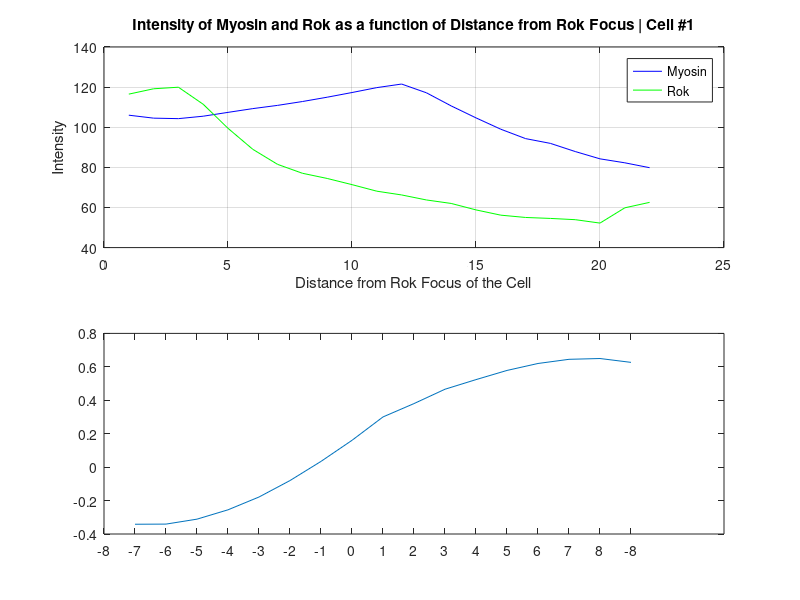

MATLAB code for this plot: (Note: this script raises an error after producing the figure.)
%% Here we try and get the Covariance as a function of the distance between maximas(basically we try and see whether the maximas in Pearson corelation correspond to the lag equal to the maximal distance
load('spn_rokxmyosin');
for cell_index=1:cell_number, %%which cell we are looking at


pcc_tick=8;

%%the average distance between maxima for each cell
   if (size(cell_rok(cell_index).mean,1) >25)
myo_pcc=cell_myosin(cell_index).mean(1:25,:);
rok_pcc=cell_rok(cell_index).mean(1:25,:);
   end

  if (size(cell_rok(cell_index).mean,1) <=25)
myo_pcc=cell_myosin(cell_index).mean(:,:);
rok_pcc=cell_rok(cell_index).mean(:,:);
end

figure
subplot(2,1,1)

myo=plot(myo_pcc,'Color',[0 0 1]);
grid on;
hold on;
rok=plot(rok_pcc,'Color',[0 1 0]);
l1=legend('Myosin','Rok');
set(l1,'Location','northeast')
ylabel('Intensity');
xlabel('Distance from Rok Focus of the Cell');
title(strcat('Intensity of Myosin and Rok as a function of Distance from Rok Focus | Cell #',num2str(cell_index)));

subplot(2,1,2)
% Plot lag vs intensity
pcc_lag=xcov(myo_pcc,rok_pcc,pcc_tick,'coeff');
plot(pcc_lag)
set(gca,'XTick', [0:1:2*pcc_tick+1] )
set(gca,'XTickLabel',[-pcc_tick:1:pcc_tick] ); 
%# vertical line of error bars between the two(because I am not using point of maximum intensity as center but I am using the point of 15% threshold as center
hx_2 = graph2d.constantline(pcc_tick, 'Color',[0 0 0]);
changedependvar(hx_2,'x');
hx_1 = graph2d.constantline(cell(cell_index).average_maxima_distance+pcc_tick, 'Color',[1 0 0]);
changedependvar(hx_1,'x');

%legend
l2=legend('PCC for different lags','Myosin-Rok mean maximal distance ');
set(l2,'Location','best')

%axes and titles
ylabel('Pearson Correlation Coefficient(PCC)');
xlabel('Lag');
title(strcat('Pearson Correlation Coefficient as a function of lag(relative shift) in Myosin and Rok plots | Cell #',num2str(cell_index)));
grid on;


%#
filename=strcat('/Users/eesh/Desktop/eesh_summer_14/Documentation/Presentation_June5/rokxmyosin_spn/','rokxmyosin_spn_radialintensity_pcclag_cell_',num2str(cell_index));
print('-depsc', filename);
hold off

close all
end